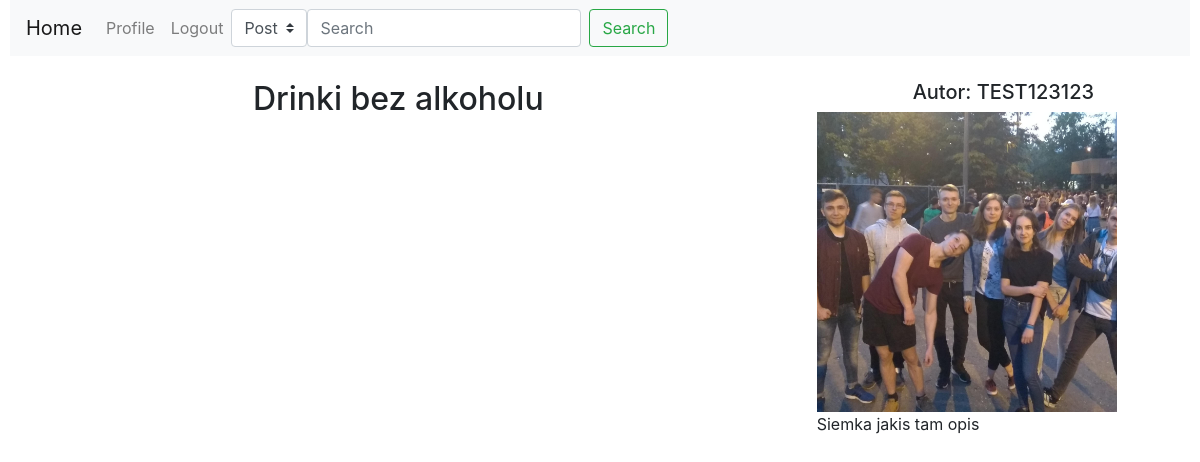
/blog/15, run on an earlier commit of the app's database.
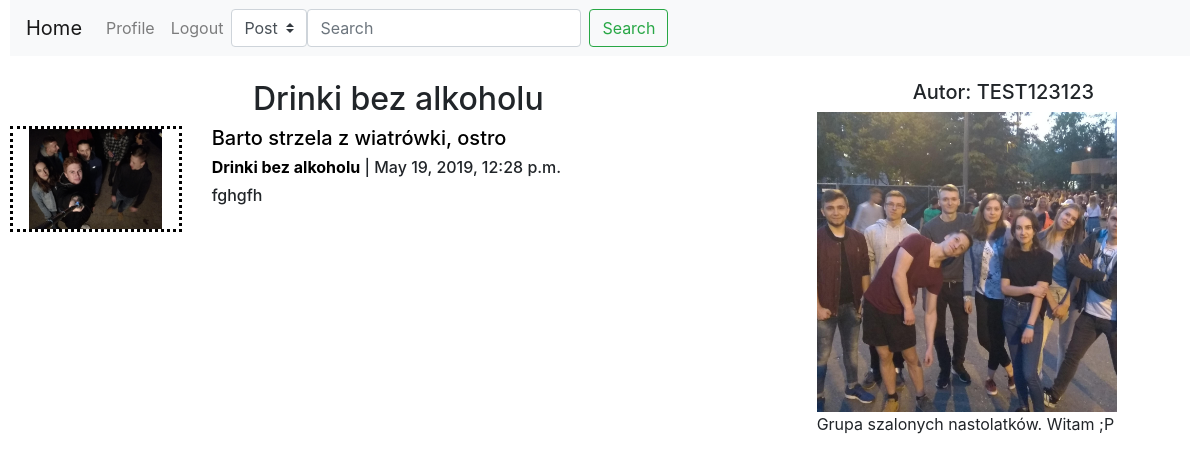
And on a later commit of the database.
### Blog/models.py (models this page shows, shortened)
class Blog(models.Model):
    IDBlog=models.AutoField(primary_key=True)
    Nazwa=models.CharField(max_length=128)
    IDAutor=models.ForeignKey(User,on_delete=models.CASCADE)

class Profil(models.Model):
    User=models.OneToOneField(User,on_delete=models.CASCADE,primary_key=True)
    Zdjecie=models.ImageField(default='Profilowe/default_pic.jpg',upload_to=path_and_rename)
    Opis=models.CharField(max_length=1000,blank=True)

class Post(models.Model):
    IDPost=models.AutoField(primary_key=True)
    Tytul=models.CharField(max_length=128)
    Tresc=models.TextField()
    Data=models.DateTimeField(default=timezone.now)
    IDBlog=models.ForeignKey(Blog,on_delete=models.CASCADE)
    Haslo=models.CharField(max_length=8,blank=True)
    Obraz=models.ImageField(upload_to=path_and_renamePost,default='Obrazki/default_pic.jpg',blank=True)

### Blog/views.py (the view)
# urls.py: path('blog/<int:blog_id>',views.blog,name='blog'),
def blog(request,blog_id):
    posts= models.Post.objects.filter(IDBlog=blog_id)# wczytywanie plstow z bloga
    blog= models.Blog.objects.get(IDBlog=blog_id)
    user=blog.IDAutor
    profil= models.Profil.objects.get(User=user)
    return render(request,'Blog/blogPosts.html',{'profil':profil,'posts':posts,'blog':blog,'user':user})

### Blog/templates/Blog/blogPosts.html
{%extends 'Blog/base.html'%}
{%block content%}
<div class="row">
    <div class="col-8">
        <div class="text-center">
            <h2>{{blog.Nazwa}}</h2>
        </div>
        {% for post in posts%}
        <div class="media row">
                <a href="/post/{{post.IDPost}}" class="col-3">
                    <div class=" text-center" style="border-style: dotted">
                      <img src="/Obrazki/{{post.Obraz}}" alt="obrazek" height="100px"/>
                    </div>
                </a>
                <div class="media-body col-7">
                  {%if post.Haslo%}
                  <a class="nav-item" data-toggle="modal" data-target="#exampleModalCentered{{post.IDPost}}" href="">
                    <h5 class="mt-0" style="float:left">{{post.Tytul}}&nbsp;&nbsp;&nbsp;&nbsp;&nbsp;</h5>
                  </a>
                  <img src="/Obrazki/Obrazki/lock.png" style="max-width:20px;max-height:20px;float:left"> <div style="clear:both"></div>
                      <div class="modal" id="exampleModalCentered{{post.IDPost}}" tabindex="-1" role="dialog" aria-labelledby="exampleModal CenteredLabel{{post.IDPost}}" aria-hidden="true">
                        <div class="modal-dialog modal-dialog-centered" role="document">
                          <div class="modal-content">
                            <div class="modal-header">
                              <h5 class="modal-title" id="exampleModalCenteredLabel{{post.IDPost}}">Post strzeżony hasłem</h5>
                              <input type="button" class="close" data-dismiss="modal" aria-label="Close">
                              <span aria-hidden="true">&times;</span>
                            </div>
                            <div class="modal-body">
                              <div class="form-group">
                                  <form action="/post/{{post.IDPost}}/" method="post">
                                    {% csrf_token %}
                                <input type="text" class="form-control" id="PasswordCheck" name="PasswordCheck" placeholder="Wprowadź hasło" >
                              </div>
                            </div>
                            <div class="modal-footer">
                              <button type="button" class="btn btn-secondary" data-dismiss="modal">Anuluj</button>
                              <input type="submit" class="btn btn-primary" id="PasswordCheckS" name="PasswordCheckS"  >
                            </div>
                          </form>
                          </div>
                        </div>
                      </div>
                    {%else%}
                    <a class="nav-item" href="/post/{{post.IDPost}}"><h5 class="mt-0">{{post.Tytul}}</h5></a>
                    {%endif%}
                    <a href="/blog/{{post.IDBlog.IDBlog}}" ><h6 class='mt-0'><strong>{{post.IDBlog.Nazwa}}</strong></a> | {{post.Data}}</h6>
                    {%if post.Haslo %}
                      <h6><strong>Tajne</strong></h6>
                    {%else%}
                      <h6>{{post.Tresc|truncatewords:25}}</h6>
                    {%endif%}
                    <br>
                </div>
              </div>
        {%endfor%}
    </div>
    <div class="col-4">
        <div class=" text-center">
            <h5>Autor: {{user.username}}</h5>
        </div>
        <div>
            <img src="/Obrazki/{{profil.Zdjecie}}" style="height:300px"/>
        </div>
        <div>
            <p>{{profil.Opis}}</p>
        </div>
    </div>
</div>
{%endblock%}

### Blog/templates/Blog/base.html (shortened to what this page needs)
{% load static %}
<!DOCTYPE html>
<html>
<head>
<link rel="stylesheet" href="https://stackpath.bootstrapcdn.com/bootstrap/4.3.1/css/bootstrap.min.css">
<link rel="stylesheet" href="https://use.fontawesome.com/releases/v5.8.1/css/all.css">
<link rel="stylesheet" href="{% static 'Blog/style.css' %}">
</head>
<body>
<div id=BigContainer style="margin-left:10px;margin-right:10px">
{% block NavigationBar %}
<nav class="navbar navbar-expand-lg navbar-light bg-light">
            <a class="navbar-brand" href="{%url 'home'%}">Home</a>
            <div class="collapse navbar-collapse" id="navbarSupportedContent">
              <ul class="navbar-nav mr-auto">
                <li class="nav-item">
            {%if not user.is_authenticated%}
                  <a class="nav-link" href="{%url 'login'%}">Login</a>
                </li>
                <li class="nav-item">
                  <a class="nav-link" href="{%url 'registration'%}">Register</a>
                </li>
            {%else%}
                  <a class="nav-link" href="{%url 'profile'%}">Profile</a>
                </li>
                <li class="nav-item">
                  <a class="nav-link" href="{%url 'logout'%}">Logout</a>
                </li>
                {%endif%}
                  <div class="input-group">
                        <form class="form-inline my-2 my-lg-0" method="GET" action="{% url 'search' %}">
                        <select class="custom-select" name="typ">
                              <option {%if type == 'Post' %} selected {%endif%} value="Post">Post</option>
                        </select>
                        <input class="form-control mr-sm-2" type="text" placeholder="Search" aria-label="Search" name="search" {% if phase %} value="{{ phase}}"{%endif%} >
                        <button class="btn btn-outline-success my-2 my-sm-0" type="submit">Search</button>
                        </form>
                  </div>
            </div>
          </nav>
{% endblock %}
      <br>
{%block content%}
{%endblock%}
      </div>
</body>
</html>

### Blog/static/Blog/style.css (style rules this page uses)
:root { --color-one:#D38B5D; --color-two:#f3ffb6; --color-three:rgb(135, 74, 36); --color-slogan:rgb(101, 48, 17); }
a { color: black; }

What changed in the data, as far as the page shows it:
added Post: Obraz (picture), Tytul "Barto strzela z wiatrówki, ostro", IDBlog.Nazwa "Drinki bez alkoholu", Data "May 19, 2019, 12:28 p.m.", Tresc "fghgfh"
changed Profil: Opis "Siemka jakis tam opis" → "Grupa szalonych nastolatków. Witam ;P"
